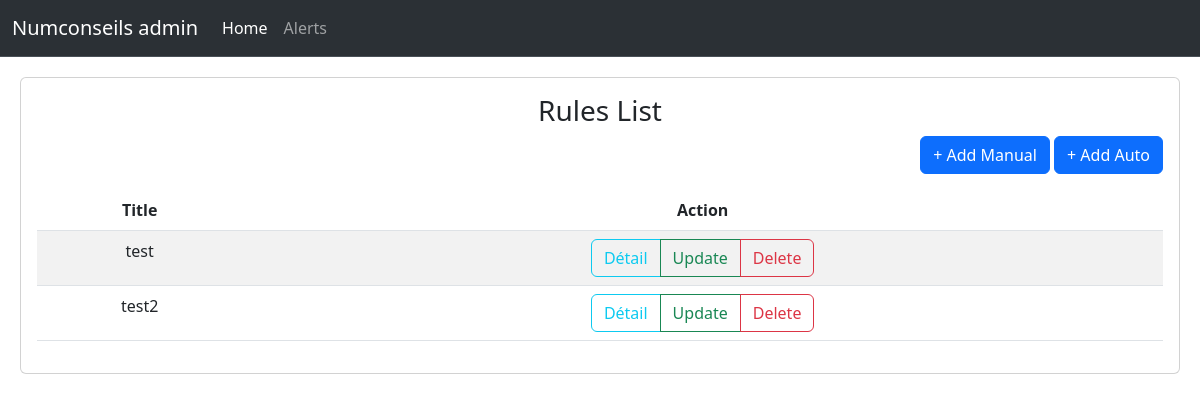
The page /list/ on the database as committed earlier.
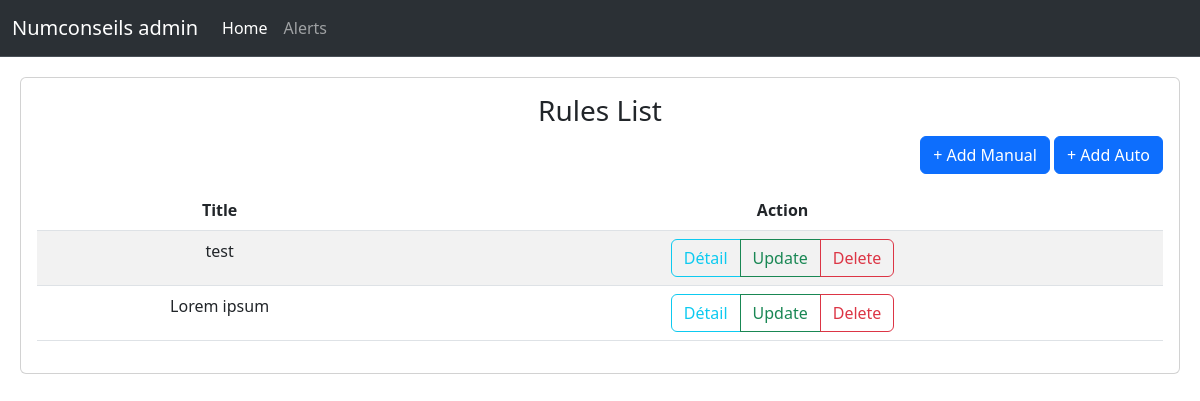
The same page on the database as committed later.
### filter/models.py (models this page shows, shortened)
class Filter(models.Model):
    name = models.CharField( max_length=65, unique=True)
    days = models.CharField(verbose_name="Days status", max_length=100,blank=True)
    start_time = models.TimeField(verbose_name="Start time",null=True, blank=True)
    end_time = models.TimeField(verbose_name="End time",null=True, blank=True)
    start_date = models.DateField(verbose_name="Start date",null=True, blank=True)
    end_date = models.DateField(verbose_name="End date",null=True, blank=True)
    os = models.CharField(max_length=50, blank=True)
    network = models.CharField(verbose_name='IP address', max_length=20, blank=True)
    subnet = models.CharField(verbose_name='Subnet',max_length=20, blank=True)
    router = models.CharField(verbose_name='Router', max_length=20, blank=True)
    DHCP = models.CharField(verbose_name="DHCP", max_length=20, blank=True)
    DNS = models.CharField(verbose_name="DNS", max_length=50, blank=True)
    BYOD = models.IntegerField(verbose_name="BYOD",null=True, blank=True)

### filter/views.py (the view)
# urls.py: path('list/', filter_list, name='filter_list'),
def filter_list(request):
    tasks = Filter.objects.all()
    return render(request, "filter/filter_list.html", { "tasks": tasks})

### filter/templates/filter/filter_list.html (shortened to what this page needs)
{% extends "filter/index.html" %}
{% block content %}
<div class="card text-center">
    <div class="card-body">
        <h3>Rules List</h3>
        <p class="add-stl"> <a class="btn btn-primary" href="{% url 'filter_create' %}" role="button"> + Add Manual</a>
        <a class="btn btn-primary" href="{% url 'filter_auto' %}" role="button"> + Add Auto</a></p>
        <table class="table table-striped col-xs-3 col-lg-3">
            <thead>
                <tr>
                    <th scope="col">Title</th>
                    <th scope="col-xs">Action</th>
                </tr>
            </thead>
            <tbody>
                {% for task in tasks %}
                <tr>
                    <td>{{ task.name }}</td>
                    <td>
                        <div class="btn-group">
                            <a class="btn btn-outline-info" href="{% url 'filter_detail' task.id %}">Détail</a>
                            <a class="btn btn-outline-success"href="{% url 'filter_update' task.id %}">Update</a>
                            <a class="btn btn-outline-danger" href="#DeleteModel{{task.id}}" data-bs-target="#DeleteModel{{task.id}}" data-bs-toggle="modal" role="button">Delete</a>
                        </div>
                    </td>
                </tr>
                {% endfor %}
            </tbody>
        </table>
    </div>
</div>
{% endblock %}

Rows that differ between the two databases and show on the page:
changed Filter: name "test2" → "Lorem ipsum"
